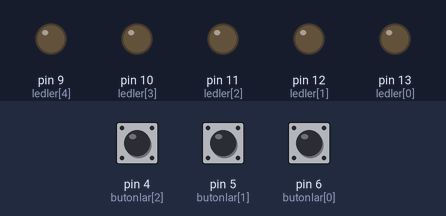
Recording of a sketch running on a simulated Arduino Uno, built with avr-gcc and run on an emulated ATmega328P. On the bench: output pins drawn as LEDs (lit = HIGH). Dashed ring = blinking. The inputs (shaded band) are chosen by the test bench; at power-on: pin 4 (butonlar[2]) LOW, pin 5 (butonlar[1]) LOW, pin 6 (butonlar[0]) LOW.

Above: at 1.2 s.
1.3 s: pin 4 (butonlar[2]) pulled HIGH for 0.15 s
At 1.45 s:
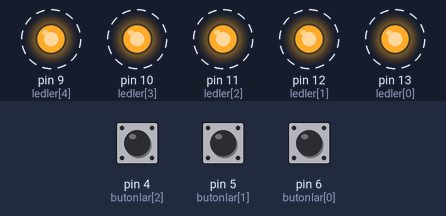
4.4 s: pin 5 (butonlar[1]) pulled HIGH for 3.2 s
9.7 s: pin 6 (butonlar[0]) pulled HIGH for 0.15 s
At 9.85 s:
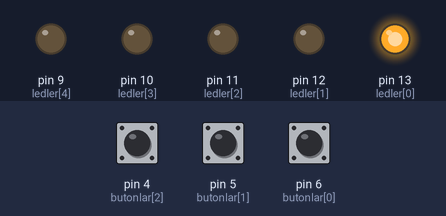
12.7 s: pin 6 (butonlar[0]) pulled HIGH for 3.2 s
At 13.75 s:
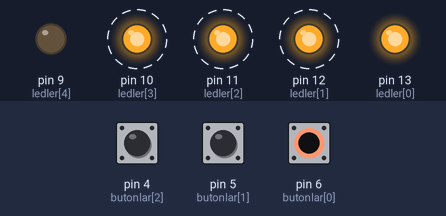
17.4 s: pin 4 (butonlar[2]) pulled HIGH for 1 s
At 17.55 s:
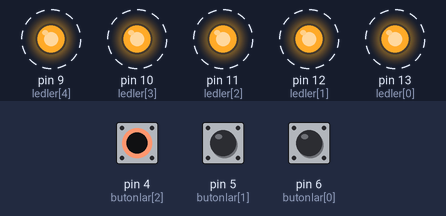
Timing chart, 0 to 21.4 s (numbered marks = the images above; inputs shaded):
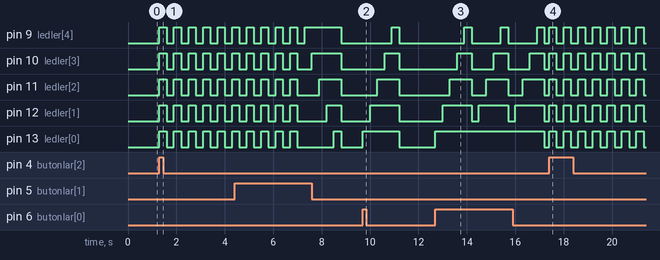

Measured:
- after the input at 1.3 s, pin 9 (ledler[4]), pin 10 (ledler[3]), pin 11 (ledler[2]), pin 12 (ledler[1]), pin 13 (ledler[0]): alternates HIGH for 0.30 s and LOW for 0.30 s, starting at once
- after the input at 9.7 s, pin 9 (ledler[4]): LOW → HIGH after 1.2 s, → LOW 0.30 s later; pin 10 (ledler[3]): LOW → HIGH after 0.90 s, → LOW 0.60 s later; pin 11 (ledler[2]): LOW → HIGH after 0.60 s, → LOW 0.90 s later; pin 12 (ledler[1]): LOW → HIGH after 0.30 s, → LOW 1.2 s later; pin 13 (ledler[0]): LOW → HIGH at once, → LOW 1.5 s later
- after the input at 12.7 s, pin 9 (ledler[4]): alternates HIGH for 0.30 s and LOW for 1.2 s, starting after 1.2 s; pin 10 (ledler[3]): alternates HIGH for 0.60 s and LOW for 0.90 s, starting after 0.90 s
- after the input at 17.4 s, pin 9 (ledler[4]), pin 10 (ledler[3]), pin 11 (ledler[2]), pin 12 (ledler[1]), pin 13 (ledler[0]): alternates HIGH for 0.30 s and LOW for 0.30 s, starting at once

The sketch:

_dev1.ino
```cpp
int ledler[]={13,12,11,10,9}; //ledleri bağladığım pin numaraları
int butonlar[]={6,5,4};//butonları bağladığım pin numaraları
bool butonaBasildimi=false;
int i,j;

void setup()
{
  pinMode(13, OUTPUT);
  pinMode(12, OUTPUT);
  pinMode(11, OUTPUT);
  pinMode(10, OUTPUT);
  pinMode(9, OUTPUT);
  pinMode(6, INPUT);
  pinMode(5, INPUT);
  pinMode(4, INPUT);
}
void loop()
{
  if((digitalRead(butonlar[0])) && !butonaBasildimi){
  butonaBasildimi=true;
  for(i=0;i<5;i++){
   digitalWrite(ledler[i],HIGH);
   delay(300);
  }
  for(i=0;i<5;i++){
   digitalWrite(ledler[i],LOW);
}butonaBasildimi=false;
}
  if((digitalRead(butonlar[1])) && !butonaBasildimi){
  butonaBasildimi=true;
  for(i=4;i>=0;i--){
   digitalWrite(ledler[i],HIGH);
   delay(300);
  }
  for(i=0;i<5;i++){
   digitalWrite(ledler[i],LOW);
}butonaBasildimi=false;
}
  if((digitalRead(butonlar[2])) && !butonaBasildimi){
  butonaBasildimi=true;
    for(int j=0;j<10;j++){
      for(i=0;i<5;i++){
        digitalWrite(ledler[i],HIGH);
  }
   delay(300);
      for(i=0;i<5;i++){
        digitalWrite(ledler[i],LOW);
}
   delay(300);
}
    butonaBasildimi=false;
  }
}
```
